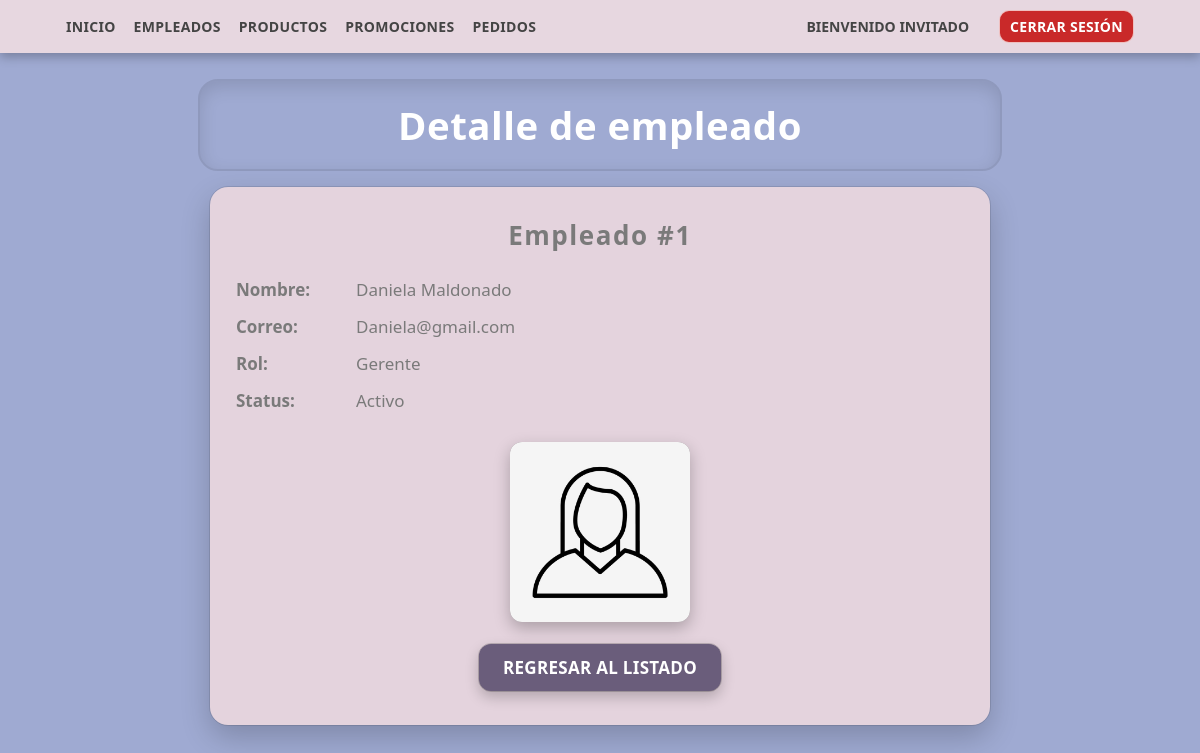
/Administrador/empleados_ver.php?id=1, run on the app's committed database.
### tables this page shows
CREATE TABLE `empleados` (
  `id` int(11) NOT NULL,
  `nombre` varchar(128) NOT NULL,
  `apellidos` varchar(128) NOT NULL,
  `correo` varchar(128) NOT NULL,
  `pass` varchar(32) DEFAULT NULL,
  `rol` int(1) NOT NULL,
  `archivo_nombre` varchar(255) DEFAULT NULL,
  `archivo_file` varchar(255) DEFAULT NULL,
  `ver detalle` int(11) DEFAULT NULL,
  `editar` int(11) DEFAULT NULL,
  `eliminar` int(11) DEFAULT NULL
);

### Administrador/empleados_ver.php (the view, shortened to what this page needs)
<?php
$con = conecta();
$id = $_REQUEST['id'];
$sql = "SELECT * FROM empleados WHERE id = $id";
$res = $con->query($sql);
?>
<html>
<head>
    <link rel="stylesheet" href="css/styleVer.css">
    <link rel="stylesheet" href="css/styleMenu.css">
</head>
<body>
<?php include 'menu.php'; ?>
<div class="fila titulo">
  <div>Detalle de empleado</div>
</div>
<div class="detalle-contenedor">
<?php
if ($res && $res->num_rows > 0) {
    $row    = $res->fetch_array();
    $id     = $row["id"];
    $nombre = $row["nombre"] . " " . $row["apellidos"];
    $correo = $row["correo"];
    $rol    = ($row["rol"] == 1) ? "Gerente" : "Ejecutivo";
    $status = ($row["eliminar"] == 0 || $row["eliminar"] == NULL) ? "Activo" : "Inactivo";
    echo "<h2>Empleado #$id</h2>";
    echo "<div class='detalle-item'><strong>Nombre:</strong> $nombre</div>";
    echo "<div class='detalle-item'><strong>Correo:</strong> $correo</div>";
    echo "<div class='detalle-item'><strong>Rol:</strong> $rol</div>";
    echo "<div class='detalle-item'><strong>Status:</strong> $status</div>";
    if (!empty($row['archivo_file'])) {
        echo "<div class='detalle-imagen'><img src='archivos/" . $row['archivo_file'] . "' alt='Foto de $nombre'></div>";
    }
    echo "<div class='btn-regresar-container'><a href='empleados_lista.php' class='btn-regresar'>REGRESAR AL LISTADO</a></div>";
} else {
    echo "<p class='error'>Empleado no encontrado.</p>";
}
?>
</div>
</body>
</html>

### Administrador/css/styleVer.css (style rules this page uses)
:root { --bg:#9FAAD2; --table:#E4D3DD; --text:#7A7A7A; --line:rgba(0,0,0,.18); --line-soft:rgba(0,0,0,.10); }
* { box-sizing:border-box; }
html,body { margin:0; padding:0; background:var(--bg); color:var(--text); font-family:system-ui,-apple-system,Segoe UI,Roboto,Helvetica,Arial; }
.fila.titulo { width:min(800px,92%); margin:28px auto 10px; }
.fila.titulo>div { background:transparent; text-align:center; font-size:clamp(24px,3.2vw,40px); font-weight:800; letter-spacing:.5px; padding:18px 16px; border-radius:18px; outline:2px solid var(--line-soft); box-shadow:0 6px 18px rgba(0,0,0,.12) inset; color:#ffffff; }
.detalle-contenedor { width:min(780px,92%); margin:18px auto 40px; padding:30px 26px 34px; background:var(--table); border-radius:18px; box-shadow:0 12px 30px rgba(0,0,0,.20); outline:1.5px solid var(--line-soft); }
.detalle-contenedor h2 { text-align:center; margin:0 0 25px; font-size:clamp(20px,2.4vw,26px); font-weight:800; letter-spacing:.06em; color:var(--text); }
.detalle-item { margin-bottom:14px; font-size:17px; display:flex; justify-content:flex-start; align-items:center; color:var(--text); }
.detalle-item strong { min-width:120px; font-weight:800; color:var(--text); }
.detalle-imagen { margin:30px auto 22px; width:180px; height:180px; border-radius:12px; background:color-mix(in oklab,var(--table) 70%,black 30%); display:flex; align-items:center; justify-content:center; overflow:hidden; box-shadow:0 6px 16px rgba(0,0,0,.25); }
.detalle-imagen img { width:100%; height:100%; object-fit:cover; display:block; }
.btn-regresar-container { margin-top:22px; text-align:center; }
a.btn-regresar { display:inline-block; padding:12px 24px; border-radius:12px; text-decoration:none; background:#6A5D7B !important; color:#ffffff !important; font-weight:700; letter-spacing:.3px; box-shadow:0 6px 14px rgba(0,0,0,.22); outline:1px solid var(--line); font-size:17px; }

### data on the page
empleados: id "1", nombre "Daniela Maldonado", correo "Daniela@gmail.com", rol "Gerente", eliminar "Activo", archivo_file (picture)
